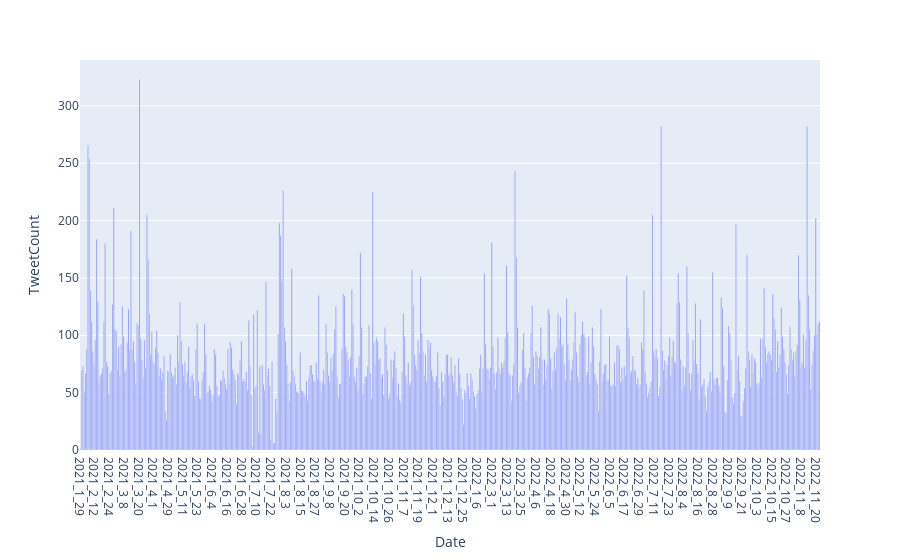

This figure's notebook cell:
### Code cell
tempdf = ps.DataFrame(dfDay)

fig = tempdf.plot(kind='bar', x='Date', y='TweetCount')
fig.show()


fig.write_image("Images/TweetCountByDay.svg")
fig.write_html("Images/TweetCountByDay.html")

### Figure 1 — Plotly figure (JSON) as saved in the notebook; plotly's stock layout.template omitted (floating-point values rounded to 4 significant figures; data arrays with more than 128 entries replaced by an {"elided": "..."} marker saying what was removed)
{"data": [{"alignmentgroup": "True", "hovertemplate": "Date=%{x}<br>TweetCount=%{y}<extra></extra>", "legendgroup": "", "marker": {"color": "#636efa", "pattern": {"shape": ""}}, "name": "", "offsetgroup": "", "orientation": "v", "showlegend": false, "textposition": "auto", "type": "bar", "x": {"elided": "603 str values"}, "xaxis": "x", "y": {"elided": "603 int values"}, "yaxis": "y"}], "layout": {"barmode": "relative", "legend": {"tracegroupgap": 0}, "margin": {"t": 60}, "xaxis": {"anchor": "y", "domain": [0, 1], "title": {"text": "Date"}}, "yaxis": {"anchor": "x", "domain": [0, 1], "title": {"text": "TweetCount"}}}}
